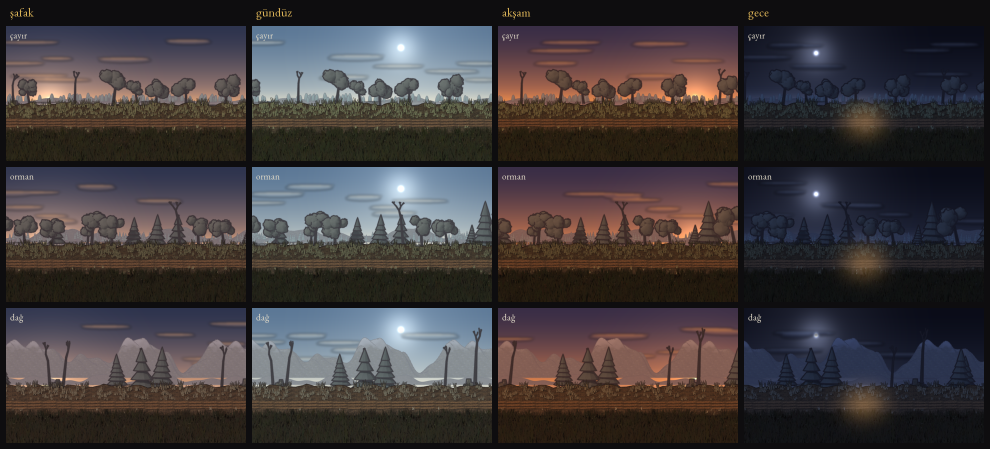
#> input picture proje_takibi/referans/taslaklar/y_122e_yol_isik.png, 1980 x 898 px, given in place of b2_market.jpg, which was not available (shown at 1/2 size)
$ python masa_taslak.py
#> lines starting #> are read from the running program, lines starting #| are printed output that depends on the picture; pictures that were not available may be replaced by others from this repository, and a replacement may not be noted
# -*- coding: utf-8 -*-
"""Y-G11T: masa ekranı şablonu, pazar üzerinde görsel taslak.

Sol: tezgâh listesi. Orta: metafor nesnesi (terazi: alış ve satışın tartısı).
Sağ: kervan düzeni (vagon başına yük hücreleri). Yalnızca oyunun kendi
resimleri, yazı yüzü ve paleti kullanılır; çıktı onay için bir taslak karedir.

    python -X utf8 masa_taslak.py
"""
import os
from PIL import Image, ImageDraw, ImageFilter, ImageFont

ROOT = r"D:\Users\u90238\Desktop\xx\wayborne"
WB = os.path.join(ROOT, "data", "assets", "ui", "waybook")
FONT = os.path.join(ROOT, "data", "assets", "fonts", "EBGaramond.ttf")
SHOW = os.path.join(ROOT, "data", "assets", "fonts", "GrenzeGotisch.ttf")
OUT = os.path.join(os.path.dirname(os.path.abspath(__file__)), "y_g11t_masa_pazar.png")

W, H = 1920, 1080
INK = (14, 13, 15)
BONE = (224, 217, 199)
BONE_DIM = (158, 150, 138)
GOLD = (219, 179, 87)
BLOOD = (168, 48, 43)
PANEL = (22, 19, 17, 235)
CELL = (34, 30, 27, 255)
MOSS = (110, 140, 90)

GOODS = [
    ("item_grain.png", "Tahıl", 8, 11, "bol"),
    ("item_cloth.png", "Kumaş", 22, 18, ""),
    ("item_fish.png", "Balık (6 gün)", 9, 7, "taze"),
    ("item_wine.png", "Şarap", 31, 26, "şok"),
    ("item_furs.png", "Kürk", 40, 52, "aranan"),
    ("item_spice.png", "Baharat", 64, 58, ""),
    ("item_silk.png", "İpek", 95, 88, "nadir"),
]


def font(size, show=False):
    return ImageFont.truetype(SHOW if show else FONT, size)


def icon(name, size):
    im = Image.open(os.path.join(WB, name)).convert("RGBA")
    im.thumbnail((size, size), Image.LANCZOS)
    return im


def panel(base, box, title):
    layer = Image.new("RGBA", base.size, (0, 0, 0, 0))
    d = ImageDraw.Draw(layer)
    d.rounded_rectangle(box, 6, fill=PANEL, outline=(*GOLD[:3], 120), width=1)
    base.alpha_composite(layer)
    d = ImageDraw.Draw(base)
    d.text((box[0] + 24, box[1] + 16), title, font=font(30, True), fill=GOLD)
    d.line((box[0] + 24, box[1] + 60, box[2] - 24, box[1] + 60), fill=(*GOLD, 160), width=1)


def stall_list(base):
    box = (60, 120, 600, 960)
    panel(base, box, "Tezgâh")
    d = ImageDraw.Draw(base)
    d.text((box[0] + 24, box[1] + 72), "mal", font=font(18), fill=BONE_DIM)
    d.text((box[0] + 330, box[1] + 72), "al", font=font(18), fill=BONE_DIM)
    d.text((box[0] + 410, box[1] + 72), "sat", font=font(18), fill=BONE_DIM)
    y = box[1] + 104
    for i, (ic, name, buy, sell, mark) in enumerate(GOODS):
        if i == 3:
            d.rounded_rectangle((box[0] + 12, y - 6, box[2] - 12, y + 66), 4, outline=GOLD, width=2)
        base.alpha_composite(icon(ic, 52), (box[0] + 24, y))
        d.text((box[0] + 90, y + 6), name, font=font(24), fill=BONE)
        if mark:
            col = BLOOD if mark == "şok" else MOSS if mark in ("bol", "taze") else GOLD
            d.text((box[0] + 90, y + 34), mark, font=font(16), fill=col)
        d.text((box[0] + 330, y + 10), f"{buy}", font=font(26), fill=BONE)
        d.text((box[0] + 410, y + 10), f"{sell}", font=font(26), fill=BONE_DIM)
        y += 98
    d.text((box[0] + 24, box[3] - 44), "Kese: 312 altın   ·   fiyatların nedeni: üstüne gel", font=font(18), fill=BONE_DIM)


# [55 lines left out: functions scales, caravan, not called in this run]


def main():
    bg = Image.open(os.path.join(WB, "b2_market.jpg")).convert("RGB").resize((W, H), Image.LANCZOS)
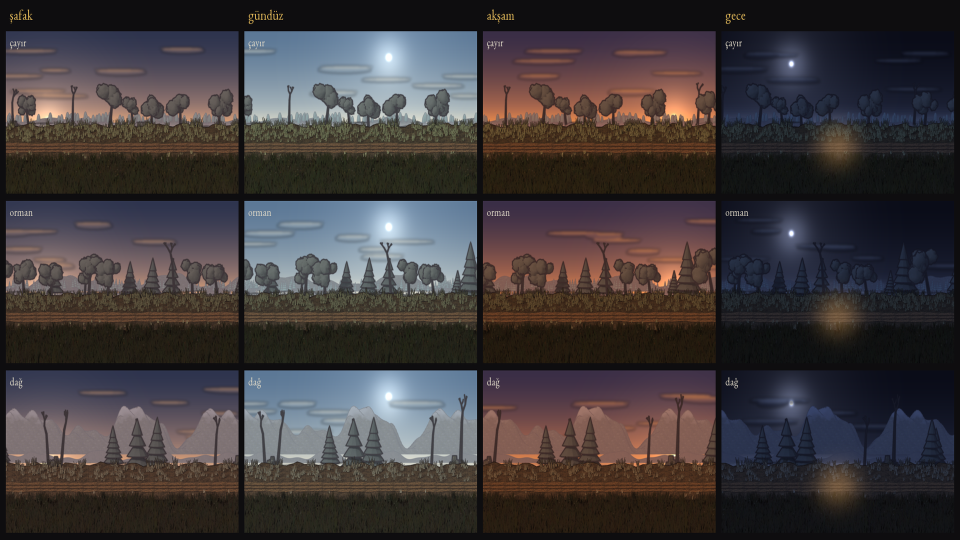
#> bg: PIL image 1920x1080 RGB (shown at 1/2 size); mean R, G, B 63.7, 58.3, 59.8
    bg = bg.filter(ImageFilter.GaussianBlur(3))
    base = Image.blend(bg, Image.new("RGB", (W, H), INK), 0.62).convert("RGBA")
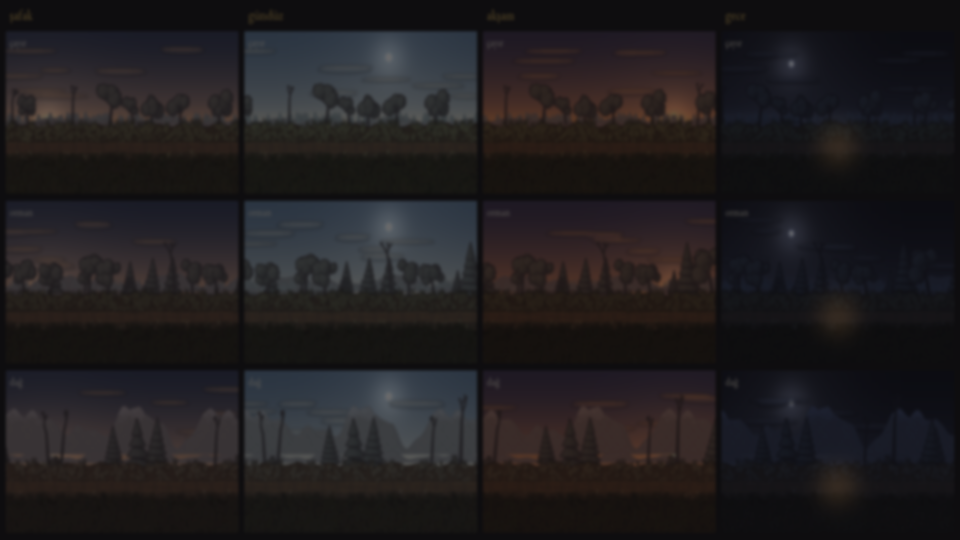
#> base: PIL image 1920x1080 RGBA (shown at 1/2 size); mean R, G, B, A 32.4, 29.7, 31.6, 255
    d = ImageDraw.Draw(base)
    d.text((60, 40), "Pazar · Belvanor", font=font(44, True), fill=GOLD)
    d.text((1460, 54), "taslak - Y-G11T masa şablonu", font=font(20), fill=BONE_DIM)
    stall_list(base)
#> in panel, `layer = Image.new("RGBA", base.size, (0, 0, 0, 0))`: layer: PIL image 1920x1080 RGBA; every value is 0
#> in panel, `base.alpha_composite(layer)`:
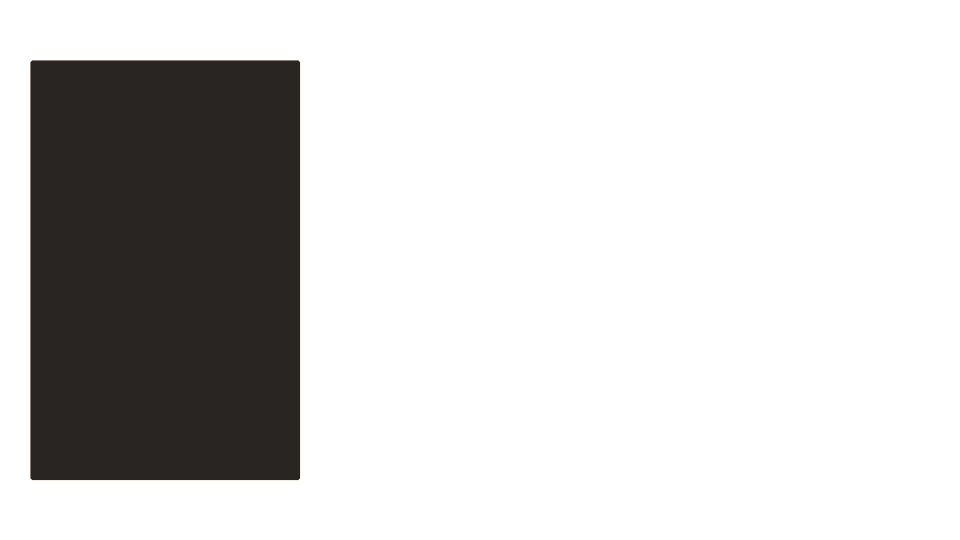
#> layer: PIL image 1920x1080 RGBA (shown at 1/2 size); mean R, G, B, A 5.1, 4.4, 3.8, 51.4; transparent parts drawn white
#> in panel, `base.alpha_composite(layer)`:
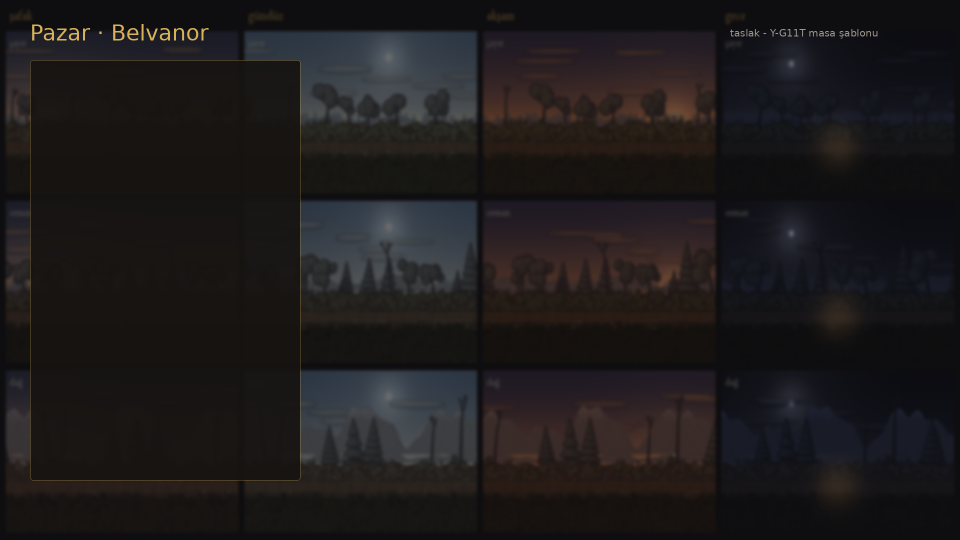
#> base: PIL image 1920x1080 RGBA (shown at 1/2 size); mean R, G, B, A 29.6, 26.8, 27.7, 255
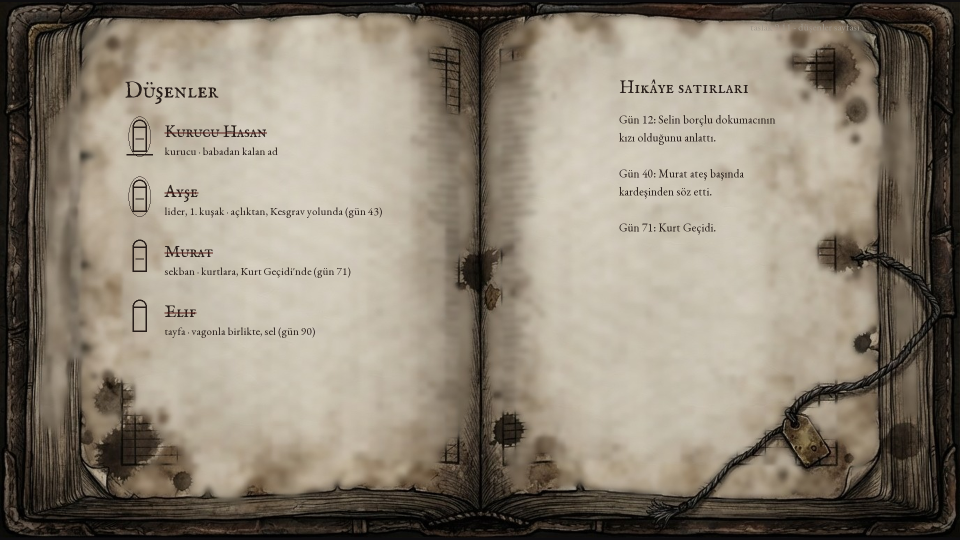
#> input picture proje_takibi/referans/taslaklar/y_911_dusenler.png, 1920 x 1080 px, given in place of item_grain.png, which was not available (shown at 1/2 size)
#> in icon, `im.thumbnail((size, size), Image.LANCZOS)`:
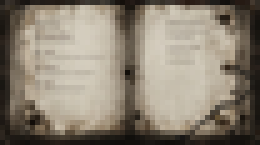
#> im: PIL image 52x29 RGBA (shown 5 times larger); mean R, G, B, A 138.9, 129.5, 114.7, 255
    scales(base)
    caravan(base)
    base.convert("RGB").save(OUT, quality=92)
    print("yazıldı:", OUT)


if __name__ == "__main__":
#> (the run stopped early here; a loop or call above may not have finished)
